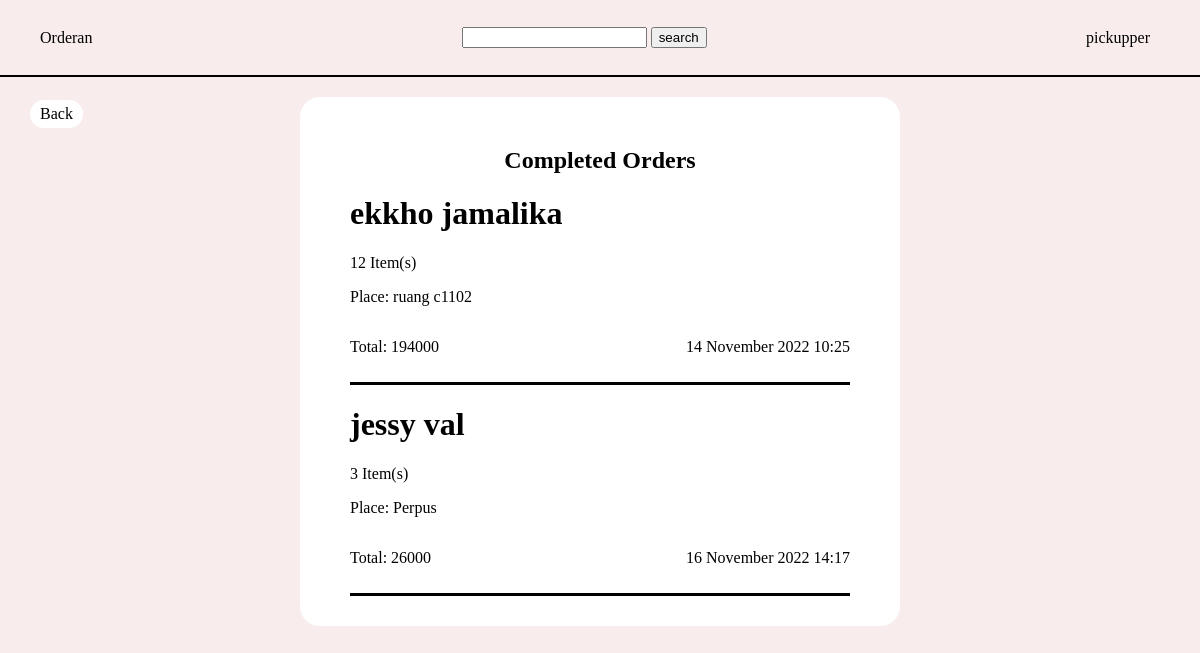
The page /Completedorderpickupper.php (signed in) on the database its author committed.
### tables this page shows
CREATE TABLE `orderheader` (
  `OrderID` int(11) NOT NULL,
  `ShopID` int(11) NOT NULL,
  `CustomerID` int(11) NOT NULL,
  `PickupperID` int(10) NOT NULL,
  `Alamat` varchar(255) NOT NULL,
  `OrderDate` datetime NOT NULL,
  `OrderStatus` int(11) NOT NULL,
  `RatingScore` double NOT NULL,
  `RatingComment` varchar(255) NOT NULL
);

CREATE TABLE `user` (
  `UserID` int(11) NOT NULL,
  `UserEmail` varchar(50) NOT NULL,
  `UserUsername` varchar(50) NOT NULL,
  `UserPassword` varchar(255) NOT NULL,
  `UserPhone` varchar(25) NOT NULL,
  `RoleID` int(11) NOT NULL
);

### Completedorderpickupper.php (the view, shortened to what this page needs)
<?php
    require_once 'connect.php';
?>
<!DOCTYPE html>
<html lang="en">
<head>
</head>
<body>
    <header>
        <div id="logo">Orderan</div>
        <form id="searchbar" method="post">
            <input type="text" id="searchbar" name='searchbar'>
            <input type="submit" name="search" value="search"></input>
        </form>
        <div id="profile">
            <?php
            echo $_SESSION['user']['UserUsername'];
            ?>
        </div>
    </header>
    <div id="content">
        <a href="Pickupper.php" id="backbtn">Back</a>
        <?php
        $query="SELECT * FROM user u JOIN orderheader oh ON u.UserID=oh.CustomerID WHERE oh.PickupperID LIKE '".$_SESSION['userid']."' AND oh.OrderStatus=3 ";
        $query=mysqli_query($conn, $query);
        echo '<div id="orderlist">';
        ?>
        <h2>Completed Orders</h2>
        <?php
        if(mysqli_num_rows($query)!=0){
            while ($d=$query->fetch_assoc()){
                $ordernum=mysqli_query($conn, "SELECT SUM(Quantity) as qty FROM orderdetail od JOIN orderheader oh ON od.OrderID=oh.OrderID WHERE od.OrderID LIKE '".$d['OrderID']."'")->fetch_assoc()['qty'];
                $total=mysqli_query($conn, "SELECT SUM(Quantity*ItemPrice) as total FROM orderdetail od JOIN item i ON od.ItemID=i.ItemID WHERE od.OrderID LIKE '".$d['OrderID']."'")->fetch_assoc()['total'];
                $datetime=mysqli_query($conn, "SELECT DATE_FORMAT(OrderDate, '%d %M %Y %H:%i') AS Dates FROM orderheader WHERE OrderID LIKE '".$d['OrderID']."'")->fetch_assoc()['Dates'];
                echo '<div id="orderlistcontainer">';
                echo '<h1>'.$d['UserUsername'].'</h1>';
                echo '<p>'.$ordernum.' Item(s)</p>';
                echo '<p>Place: '.$d['Alamat'].'</p>';
                echo '<div id="totalndate">';
                echo '<p>Total: '.$total.'</p>';
                echo '<p>'.$datetime.'</p>';
                echo '</div>';
                echo '</div>';
            }
        }else{
            if(isset($_POST['search'])){
                echo '<h2>There is no person with that name that has ordered</h2>';
            }else{
                echo '<h2>There is no completed orders</h2>';
            }
        }
        echo '</div>';
        ?>
    </div>
</body>
<link rel="stylesheet" href="style.css">
</html>

### style.css (style rules this page uses)
body { padding: 0; margin: 0; background-color: #f8ecec; position: relative; }
header { display: flex; align-items: center; height: 75px; justify-content: space-between; padding: 0px 40px; border-bottom: 2px solid; }
#profile { position: relative; padding: 0 10px; }
#content { padding-top: 20px; display: flex; justify-content: center; flex-direction: column; align-items: center; }
#backbtn, #keranjanglink { background-color: white; padding: 5px 10px; border-radius: 20px; text-decoration: none; color: black; }
#backbtn { position: absolute; left: 30px; top: 100px; }
#orderlist, #orderdetail { background-color: white; width: 500px; padding: 30px 50px; border-radius: 20px; overflow: hidden; }
#totalndate { display: flex; justify-content: space-between; }
#orderlistcontainer { padding-bottom: 10px; border-bottom: 3px solid; }
#orderlist h2 { display: flex; justify-content: center; }
* > form { margin-bottom: 0; }

### rows shown on the page
orderheader: CustomerID.UserUsername "ekkho jamalika", ordernum "12", Alamat "ruang c1102", total "194000", datetime "14 November 2022 10:25"
orderheader: CustomerID.UserUsername "jessy val", ordernum "3", Alamat "Perpus", total "26000", datetime "16 November 2022 14:17"

### other values the page prints
$_SESSION['user']['UserUsername'] "pickupper"
